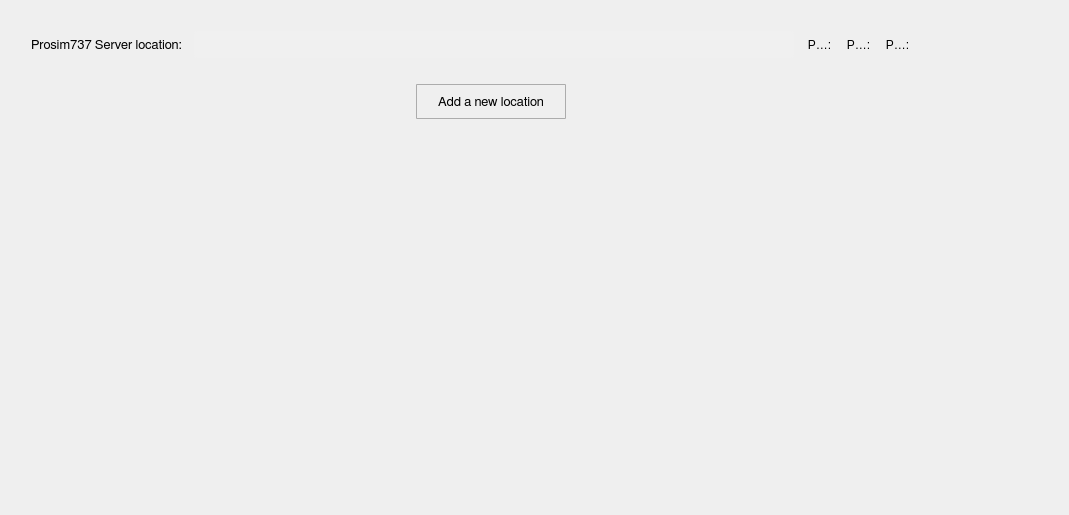
          <widget class="QWidget" name="scrollAreaWidgetContents_2">
           <property name="geometry">
            <rect>
             <x>0</x>
             <y>0</y>
             <width>1069</width>
             <height>515</height>
            </rect>
           </property>
           <layout class="QGridLayout" name="gridLayout_4">
            <item row="0" column="1">
             <spacer name="verticalSpacer_9">
              <property name="orientation">
               <enum>Qt::Vertical</enum>
              </property>
              <property name="sizeType">
               <enum>QSizePolicy::Fixed</enum>
              </property>
              <property name="sizeHint" stdset="0">
               <size>
                <width>20</width>
                <height>20</height>
               </size>
              </property>
             </spacer>
            </item>
            <item row="1" column="0">
             <spacer name="horizontalSpacer_15">
              <property name="orientation">
               <enum>Qt::Horizontal</enum>
              </property>
              <property name="sizeType">
               <enum>QSizePolicy::Fixed</enum>
              </property>
              <property name="sizeHint" stdset="0">
               <size>
                <width>20</width>
                <height>20</height>
               </size>
              </property>
             </spacer>
            </item>
            <item row="1" column="1" colspan="2">
             <layout class="QVBoxLayout" name="verticalLayout_5">
              <item>
               <layout class="QVBoxLayout" name="server_vl">
                <property name="spacing">
                 <number>12</number>
                </property>
                <item>
                 <layout class="QHBoxLayout" name="horizontalLayout_4">
                  <item>
                   <widget class="QLabel" name="server_lb_1">
                    <property name="minimumSize">
                     <size>
                      <width>0</width>
                      <height>27</height>
                     </size>
                    </property>
                    <property name="maximumSize">
                     <size>
                      <width>16777215</width>
                      <height>27</height>
                     </size>
                    </property>
                    <property name="font">
                     <font>
                      <family>FreeSans</family>
                      <pointsize>10</pointsize>
                      <weight>50</weight>
                      <bold>false</bold>
                      <stylestrategy>PreferAntialias</stylestrategy>
                      <kerning>true</kerning>
                     </font>
                    </property>
                    <property name="text">
                     <string>Prosim737 Server location:</string>
                    </property>
                   </widget>
                  </item>
                  <item>
                   <widget class="QLineEdit" name="server_ln_1">
                    <property name="minimumSize">
                     <size>
                      <width>600</width>
                      <height>27</height>
                     </size>
                    </property>
                    <property name="maximumSize">
                     <size>
                      <width>600</width>
                      <height>27</height>
                     </size>
                    </property>
                    <property name="font">
                     <font>
                      <family>FreeSans</family>
                      <pointsize>9</pointsize>
                      <weight>50</weight>
                      <bold>false</bold>
                      <stylestrategy>PreferAntialias</stylestrategy>
                      <kerning>true</kerning>
                     </font>
                    </property>
                    <property name="styleSheet">
                     <string notr="true">QLineEdit {
	border-radius: 3px;
   padding: 1px 4px 1px 4px;
	background-color:  rgb(240, 240, 240);
}</string>
                    </property>
                    <property name="frame">
                     <bool>false</bool>
                    </property>
                   </widget>
                  </item>
                  <item>
                   <widget class="QToolButton" name="server_bt_1">
                    <property name="maximumSize">
                     <size>
                      <width>27</width>
                      <height>27</height>
                     </size>
                    </property>
                    <property name="styleSheet">
                     <string notr="true">QToolButton {
	border: 1px solid transparent;
	background-color: transparent;
	width: 27px;
	height: 27px;
}

QToolButton:flat {
	border: none;
}</string>
                    </property>
                    <property name="text">
                     <string>Prosim737 Server location:</string>
                    </property>
                    <property name="icon">
                     <iconset>
                      <normaloff>icons/open_popup_icon.svg</normaloff>icons/open_popup_icon.svg</iconset>
                    </property>
                    <property name="iconSize">
                     <size>
                      <width>23</width>
                      <height>23</height>
                     </size>
                    </property>
                    <property name="autoRaise">
                     <bool>false</bool>
                    </property>
                   </widget>
                  </item>
                  <item>
                   <widget class="QToolButton" name="none_bt_3">
                    <property name="maximumSize">
                     <size>
                      <width>27</width>
                      <height>27</height>
                     </size>
                    </property>
                    <property name="styleSheet">
                     <string notr="true">QToolButton {
	border: 1px solid transparent;
	background-color: transparent;
	width: 27px;
	height: 27px;
}

QToolButton:flat {
	border: none;
}</string>
                    </property>
                    <property name="text">
                     <string>Prosim737 Server location:</string>
                    </property>
                    <property name="icon">
                     <iconset>
                      <normaloff>icons/none_icon.png</normaloff>icons/none_icon.png</iconset>
                    </property>
                    <property name="iconSize">
                     <size>
                      <width>23</width>
                      <height>23</height>
                     </size>
                    </property>
                    <property name="autoRaise">
                     <bool>false</bool>
                    </property>
                   </widget>
                  </item>
                  <item>
                   <widget class="QToolButton" name="info_bt_5">
                    <property name="maximumSize">
                     <size>
                      <width>27</width>
                      <height>27</height>
                     </size>
                    </property>
                    <property name="styleSheet">
                     <string notr="true">QToolButton {
	border: 1px solid transparent;
	background-color: transparent;
	width: 27px;
	height: 27px;
}

QToolButton:flat {
	border: none;
}</string>
                    </property>
                    <property name="text">
                     <string>Prosim737 Server location:</string>
                    </property>
                    <property name="icon">
                     <iconset>
                      <normaloff>icons/info_icon.svg</normaloff>icons/info_icon.svg</iconset>
                    </property>
                    <property name="iconSize">
                     <size>
                      <width>23</width>
                      <height>23</height>
                     </size>
                    </property>
                    <property name="autoRaise">
                     <bool>false</bool>
                    </property>
                   </widget>
                  </item>
                  <item>
                   <spacer name="horizontalSpacer_12">
                    <property name="orientation">
                     <enum>Qt::Horizontal</enum>
                    </property>
                    <property name="sizeHint" stdset="0">
                     <size>
                      <width>40</width>
                      <height>20</height>
                     </size>
                    </property>
                   </spacer>
                  </item>
                 </layout>
                </item>
               </layout>
              </item>
              <item>
               <spacer name="verticalSpacer_8">
                <property name="orientation">
                 <enum>Qt::Vertical</enum>
                </property>
                <property name="sizeType">
                 <enum>QSizePolicy::Fixed</enum>
                </property>
                <property name="sizeHint" stdset="0">
                 <size>
                  <width>20</width>
                  <height>20</height>
                 </size>
                </property>
               </spacer>
              </item>
              <item>
               <layout class="QHBoxLayout" name="horizontalLayout_5">
                <item>
                 <spacer name="horizontalSpacer_13">
                  <property name="orientation">
                   <enum>Qt::Horizontal</enum>
                  </property>
                  <property name="sizeHint" stdset="0">
                   <size>
                    <width>40</width>
                    <height>20</height>
                   </size>
                  </property>
                 </spacer>
                </item>
                <item>
                 <widget class="QToolButton" name="server_new_location">
                  <property name="minimumSize">
                   <size>
                    <width>150</width>
                    <height>35</height>
                   </size>
                  </property>
                  <property name="maximumSize">
                   <size>
                    <width>16777215</width>
                    <height>35</height>
                   </size>
                  </property>
                  <property name="font">
                   <font>
                    <family>FreeSans</family>
                    <pointsize>10</pointsize>
                    <weight>50</weight>
                    <bold>false</bold>
                    <stylestrategy>PreferAntialias</stylestrategy>
                    <kerning>true</kerning>
                   </font>
                  </property>
                  <property name="styleSheet">
                   <string notr="true">QToolButton {
	border: 1px solid #acacac;
	border-radius: 1px;
	background-color: qlineargradient(x1:0, y1:0, x2:0, y2:1,
									stop:0 #f0f0f0, stop:1 #e5e5e5);
}

QToolButton:hover {
	border: 1px solid #7eb4ea;
	border-radius: 1px;
	background-color: qlineargradient(x1:0, y1:0, x2:0, y2:1,
									stop:0 #ecf4fc, stop:1 #dcecfc);
}

QToolButton:pressed {
	border: 1px solid #579de5;
	border-radius: 1px;
	background-color: qlineargradient(x1:0, y1:0, x2:0, y2:1,
									stop:0 #daecfc, stop:1 #c4e0fc);
}</string>
                  </property>
                  <property name="text">
                   <string>Add a new location</string>
                  </property>
                 </widget>
                </item>
                <item>
                 <spacer name="horizontalSpacer_14">
                  <property name="orientation">
                   <enum>Qt::Horizontal</enum>
                  </property>
                  <property name="sizeHint" stdset="0">
                   <size>
                    <width>40</width>
                    <height>20</height>
                   </size>
                  </property>
                 </spacer>
                </item>
               </layout>
              </item>
             </layout>
            </item>
            <item row="1" column="3">
             <spacer name="horizontalSpacer_16">
              <property name="orientation">
               <enum>Qt::Horizontal</enum>
              </property>
              <property name="sizeHint" stdset="0">
               <size>
                <width>45</width>
                <height>20</height>
               </size>
              </property>
             </spacer>
            </item>
            <item row="2" column="2">
             <spacer name="verticalSpacer_10">
              <property name="orientation">
               <enum>Qt::Vertical</enum>
              </property>
              <property name="sizeHint" stdset="0">
               <size>
                <width>20</width>
                <height>363</height>
               </size>
              </property>
             </spacer>
            </item>
           </layout>
          </widget>
